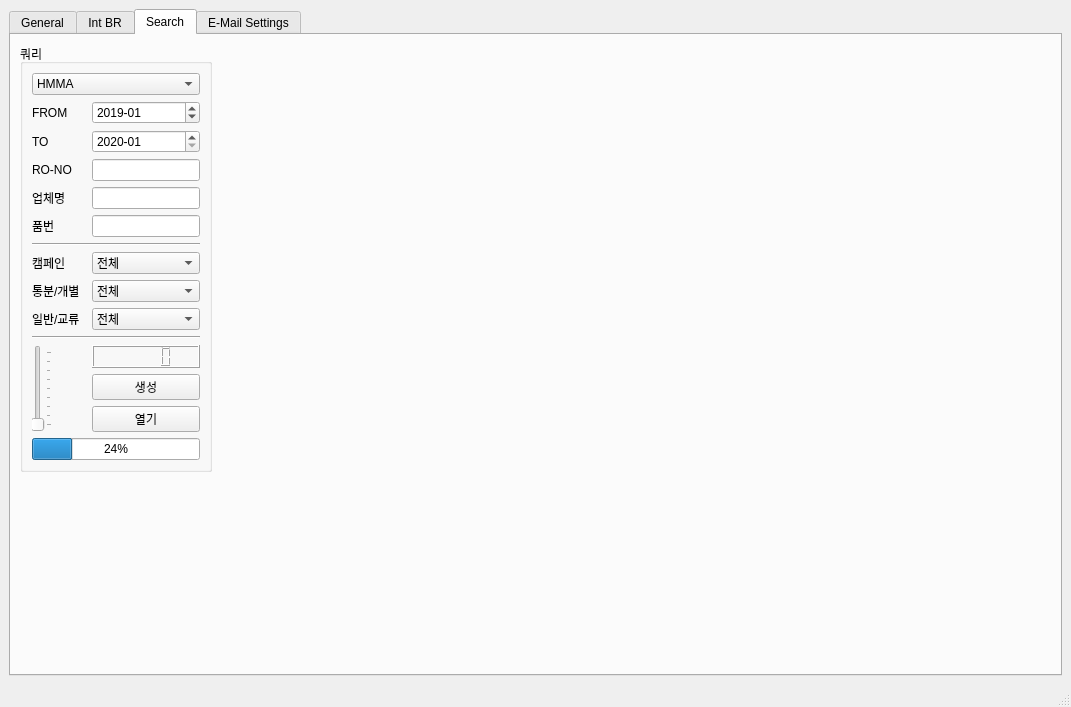
<?xml version="1.0" encoding="UTF-8"?>
<ui version="4.0">
 <class>Consult2</class>
 <widget class="QMainWindow" name="Consult2">
  <property name="geometry">
   <rect>
    <x>0</x>
    <y>0</y>
    <width>1071</width>
    <height>616</height>
   </rect>
  </property>
  <property name="windowTitle">
   <string>Consult2</string>
  </property>
  <widget class="QWidget" name="centralwidget">
   <layout class="QGridLayout" name="gridLayout">
    <item row="0" column="0">
     <widget class="QTabWidget" name="tabWidget">
      <property name="currentIndex">
       <number>2</number>
      </property>
      <widget class="QWidget" name="tab_1">
       <attribute name="title">
        <string>General</string>
       </attribute>
       <layout class="QGridLayout" name="gridLayout_5">
        <item row="0" column="0">
         <widget class="QGroupBox" name="Consult">
          <property name="title">
           <string>품의정보</string>
          </property>
          <layout class="QGridLayout" name="gridLayout_3">
           <item row="6" column="0" colspan="2">
            <widget class="QPushButton" name="consult_folderBtn">
             <property name="text">
              <string>생성폴더열기</string>
             </property>
            </widget>
           </item>
           <item row="1" column="1">
            <widget class="QDateEdit" name="end_m">
             <property name="contextMenuPolicy">
              <enum>Qt::NoContextMenu</enum>
             </property>
             <property name="maximumDate">
              <date>
               <year>2030</year>
               <month>12</month>
               <day>31</day>
              </date>
             </property>
             <property name="minimumDate">
              <date>
               <year>2010</year>
               <month>1</month>
               <day>1</day>
              </date>
             </property>
             <property name="currentSection">
              <enum>QDateTimeEdit::MonthSection</enum>
             </property>
             <property name="displayFormat">
              <string>yyyy-MM</string>
             </property>
             <property name="currentSectionIndex">
              <number>1</number>
             </property>
             <property name="date">
              <date>
               <year>2020</year>
               <month>1</month>
               <day>1</day>
              </date>
             </property>
            </widget>
           </item>
           <item row="0" column="0">
            <widget class="QCheckBox" name="year_checkBX_1">
             <property name="text">
              <string>연도별</string>
             </property>
            </widget>
           </item>
           <item row="5" column="0" colspan="2">
            <widget class="QPushButton" name="email_Btn">
             <property name="text">
              <string>메일보내기</string>
             </property>
            </widget>
           </item>
           <item row="7" column="0" colspan="2">
            <widget class="QPushButton" name="file_Btn">
             <property name="text">
              <string>생성파일열기</string>
             </property>
            </widget>
           </item>
           <item row="1" column="0">
            <widget class="QDateEdit" name="start_m">
             <property name="maximumDate">
              <date>
               <year>2030</year>
               <month>12</month>
               <day>31</day>
              </date>
             </property>
             <property name="minimumDate">
              <date>
               <year>2010</year>
               <month>1</month>
               <day>1</day>
              </date>
             </property>
             <property name="currentSection">
              <enum>QDateTimeEdit::YearSection</enum>
             </property>
             <property name="displayFormat">
              <string>yyyy-MM</string>
             </property>
             <property name="date">
              <date>
               <year>2019</year>
               <month>1</month>
               <day>1</day>
              </date>
             </property>
            </widget>
           </item>
           <item row="4" column="0" colspan="2">
            <widget class="QPushButton" name="consult_confirmBtn">
             <property name="text">
              <string>생성</string>
             </property>
            </widget>
           </item>
           <item row="8" column="0" colspan="2">
            <widget class="QPushButton" name="sourceBtn">
             <property name="text">
              <string>소스폴더열기</string>
             </property>
            </widget>
           </item>
          </layout>
         </widget>
        </item>
        <item row="0" column="1" rowspan="3">
         <widget class="QLabel" name="image">
          <property name="minimumSize">
           <size>
            <width>840</width>
            <height>480</height>
           </size>
          </property>
          <property name="maximumSize">
           <size>
            <width>1000</width>
            <height>1000</height>
           </size>
          </property>
          <property name="styleSheet">
           <string notr="true">background-color: rgb(255, 255, 255);</string>
          </property>
          <property name="frameShape">
           <enum>QFrame::Box</enum>
          </property>
          <property name="text">
           <string/>
          </property>
          <property name="scaledContents">
           <bool>true</bool>
          </property>
         </widget>
        </item>
        <item row="1" column="0">
         <widget class="QGroupBox" name="Objection">
          <property name="title">
           <string>이의제기</string>
          </property>
          <layout class="QGridLayout" name="gridLayout_4">
           <item row="2" column="0" colspan="2">
            <widget class="QPushButton" name="excute_BTN_1">
             <property name="text">
              <string>실행</string>
             </property>
            </widget>
           </item>
           <item row="3" column="0" colspan="2">
            <widget class="QPushButton" name="obj_folderBtn">
             <property name="text">
              <string>폴더열기</string>
             </property>
            </widget>
           </item>
           <item row="5" column="0" colspan="2">
            <widget class="QPushButton" name="GSCM_BTN">
             <property name="text">
              <string>GSCM 열기</string>
             </property>
            </widget>
           </item>
           <item row="4" column="0" colspan="2">
            <widget class="QPushButton" name="obj_fileBtn">
             <property name="text">
              <string>자료열기</string>
             </property>
            </widget>
           </item>
          </layout>
         </widget>
        </item>
        <item row="2" column="0">
         <widget class="QGroupBox" name="DBgen">
          <property name="title">
           <string>DB생성</string>
          </property>
          <layout class="QGridLayout" name="gridLayout_2">
           <item row="0" column="0">
            <widget class="QCheckBox" name="year_checkBX_2">
             <property name="text">
              <string>연도별</string>
             </property>
            </widget>
           </item>
           <item row="2" column="0" colspan="2">
            <widget class="QPushButton" name="DB_CRT_BTN">
             <property name="text">
              <string>생성</string>
             </property>
            </widget>
           </item>
           <item row="1" column="0" colspan="2">
            <widget class="QDateEdit" name="DB_start_m">
             <property name="contextMenuPolicy">
              <enum>Qt::PreventContextMenu</enum>
             </property>
             <property name="dateTime">
              <datetime>
               <hour>0</hour>
               <minute>0</minute>
               <second>0</second>
               <year>2020</year>
               <month>1</month>
               <day>1</day>
              </datetime>
             </property>
             <property name="maximumDate">
              <date>
               <year>2030</year>
               <month>12</month>
               <day>31</day>
              </date>
             </property>
             <property name="minimumDate">
              <date>
               <year>2010</year>
               <month>1</month>
               <day>1</day>
              </date>
             </property>
             <property name="displayFormat">
              <string>yyyy-MM</string>
             </property>
            </widget>
           </item>
           <item row="3" column="0" colspan="2">
            <widget class="QPushButton" name="DB_OPN_BTN">
             <property name="text">
              <string>DB열기</string>
             </property>
            </widget>
           </item>
           <item row="4" column="0" colspan="2">
            <widget class="QPushButton" name="upload_BTN_2">
             <property name="text">
              <string>업로드폴더열기</string>
             </property>
            </widget>
           </item>
          </layout>
         </widget>
        </item>
       </layout>
      </widget>
      <widget class="QWidget" name="tab_2">
       <attribute name="title">
        <string>Int BR</string>
       </attribute>
       <layout class="QGridLayout" name="gridLayout_8">
        <item row="0" column="0">
         <widget class="QGroupBox" name="IntBR">
          <property name="title">
           <string>통합분담율</string>
          </property>
          <layout class="QGridLayout" name="gridLayout_6">
           <item row="3" column="2">
            <widget class="QLineEdit" name="lineEdit_exc"/>
           </item>
           <item row="0" column="0" colspan="3">
            <widget class="QComboBox" name="comboBox">
             <item>
              <property name="text">
               <string>HMMA</string>
              </property>
             </item>
             <item>
              <property name="text">
               <string>KMMG</string>
              </property>
             </item>
             <item>
              <property name="text">
               <string>KMS</string>
              </property>
             </item>
             <item>
              <property name="text">
               <string>HMMC</string>
              </property>
             </item>
             <item>
              <property name="text">
               <string>HMMR</string>
              </property>
             </item>
             <item>
              <property name="text">
               <string>HMB</string>
              </property>
             </item>
             <item>
              <property name="text">
               <string>KMM</string>
              </property>
             </item>
             <item>
              <property name="text">
               <string>HAOS</string>
              </property>
             </item>
             <item>
              <property name="text">
               <string>HMI</string>
              </property>
             </item>
             <item>
              <property name="text">
               <string>KMI</string>
              </property>
             </item>
             <item>
              <property name="text">
               <string>CHMC</string>
              </property>
             </item>
             <item>
              <property name="text">
               <string>YOUNGSAN</string>
              </property>
             </item>
            </widget>
           </item>
           <item row="1" column="2">
            <widget class="QDateEdit" name="end_m_2">
             <property name="contextMenuPolicy">
              <enum>Qt::NoContextMenu</enum>
             </property>
             <property name="maximumDate">
              <date>
               <year>2030</year>
               <month>12</month>
               <day>31</day>
              </date>
             </property>
             <property name="minimumDate">
              <date>
               <year>2010</year>
               <month>1</month>
               <day>1</day>
              </date>
             </property>
             <property name="currentSection">
              <enum>QDateTimeEdit::MonthSection</enum>
             </property>
             <property name="displayFormat">
              <string>yyyy-MM</string>
             </property>
             <property name="currentSectionIndex">
              <number>1</number>
             </property>
             <property name="date">
              <date>
               <year>2020</year>
               <month>1</month>
               <day>1</day>
              </date>
             </property>
            </widget>
           </item>
           <item row="6" column="0" colspan="3">
            <widget class="QPushButton" name="test_btn">
             <property name="text">
              <string>테스트</string>
             </property>
            </widget>
           </item>
           <item row="8" column="0" colspan="3">
            <widget class="QPushButton" name="br_filebtn">
             <property name="text">
              <string>생성파일열기</string>
             </property>
            </widget>
           </item>
           <item row="7" column="0" colspan="3">
            <widget class="QPushButton" name="br_foldbtn">
             <property name="text">
              <string>생성폴더열기</string>
             </property>
            </widget>
           </item>
           <item row="5" column="0" colspan="3">
            <widget class="QPushButton" name="calculate_btn">
             <property name="text">
              <string>계산</string>
             </property>
            </widget>
           </item>
           <item row="9" column="0" colspan="3">
            <widget class="QPushButton" name="br_emailbtn">
             <property name="text">
              <string>메일보내기</string>
             </property>
            </widget>
           </item>
           <item row="2" column="2">
            <widget class="QLineEdit" name="lineEdit_gen"/>
           </item>
           <item row="2" column="0">
            <widget class="QLabel" name="label_gen">
             <property name="text">
              <string>일반분담율</string>
             </property>
            </widget>
           </item>
           <item row="3" column="0">
            <widget class="QLabel" name="label_exc">
             <property name="text">
              <string>교류분담율</string>
             </property>
            </widget>
           </item>
           <item row="1" column="0" colspan="2">
            <widget class="QDateEdit" name="start_m_2">
             <property name="maximumDate">
              <date>
               <year>2030</year>
               <month>12</month>
               <day>31</day>
              </date>
             </property>
             <property name="minimumDate">
              <date>
               <year>2010</year>
               <month>1</month>
               <day>1</day>
              </date>
             </property>
             <property name="currentSection">
              <enum>QDateTimeEdit::YearSection</enum>
             </property>
             <property name="displayFormat">
              <string>yyyy-MM</string>
             </property>
             <property name="date">
              <date>
               <year>2019</year>
               <month>1</month>
               <day>1</day>
              </date>
             </property>
            </widget>
           </item>
          </layout>
         </widget>
        </item>
        <item row="1" column="0">
         <widget class="QGroupBox" name="IntBR_raw">
          <property name="title">
           <string>로우데이터 생성</string>
          </property>
          <layout class="QGridLayout" name="gridLayout_9">
           <item row="2" column="1">
            <widget class="QComboBox" name="comboBox_gen_exc">
             <item>
              <property name="text">
               <string>전체</string>
              </property>
             </item>
             <item>
              <property name="text">
               <string>일반</string>
              </property>
             </item>
             <item>
              <property name="text">
               <string>교류</string>
              </property>
             </item>
            </widget>
           </item>
           <item row="1" column="1">
            <widget class="QDateEdit" name="end_m_3">
             <property name="contextMenuPolicy">
              <enum>Qt::NoContextMenu</enum>
             </property>
             <property name="maximumDate">
              <date>
               <year>2030</year>
               <month>12</month>
               <day>31</day>
              </date>
             </property>
             <property name="minimumDate">
              <date>
               <year>2010</year>
               <month>1</month>
               <day>1</day>
              </date>
             </property>
             <property name="currentSection">
              <enum>QDateTimeEdit::MonthSection</enum>
             </property>
             <property name="displayFormat">
              <string>yyyy-MM</string>
             </property>
             <property name="currentSectionIndex">
              <number>1</number>
             </property>
             <property name="date">
              <date>
               <year>2020</year>
               <month>1</month>
               <day>1</day>
              </date>
             </property>
            </widget>
           </item>
           <item row="6" column="0" colspan="2">
            <widget class="QPushButton" name="br_rawbtn">
             <property name="text">
              <string>생성</string>
             </property>
            </widget>
           </item>
           <item row="3" column="1">
            <widget class="QComboBox" name="comboBox_cc">
             <item>
              <property name="text">
               <string>전체</string>
              </property>
             </item>
             <item>
              <property name="text">
               <string>켐페인제외</string>
              </property>
             </item>
            </widget>
           </item>
           <item row="8" column="0" colspan="2">
            <widget class="QPushButton" name="br_rawfoldbtn">
             <property name="text">
              <string>생성폴더열기</string>
             </property>
            </widget>
           </item>
           <item row="1" column="0">
            <widget class="QDateEdit" name="start_m_3">
             <property name="maximumDate">
              <date>
               <year>2030</year>
               <month>12</month>
               <day>31</day>
              </date>
             </property>
             <property name="minimumDate">
              <date>
               <year>2010</year>
               <month>1</month>
               <day>1</day>
              </date>
             </property>
             <property name="currentSection">
              <enum>QDateTimeEdit::YearSection</enum>
             </property>
             <property name="displayFormat">
              <string>yyyy-MM</string>
             </property>
             <property name="date">
              <date>
               <year>2019</year>
               <month>1</month>
               <day>1</day>
              </date>
             </property>
            </widget>
           </item>
           <item row="3" column="0">
            <widget class="QLabel" name="label_exc_2">
             <property name="text">
              <string>캠페인</string>
             </property>
            </widget>
           </item>
           <item row="0" column="0" colspan="2">
            <widget class="QComboBox" name="comboBox_2">
             <item>
              <property name="text">
               <string>HMMA</string>
              </property>
             </item>
             <item>
              <property name="text">
               <string>KMMG</string>
              </property>
             </item>
             <item>
              <property name="text">
               <string>KMS</string>
              </property>
             </item>
             <item>
              <property name="text">
               <string>HMMC</string>
              </property>
             </item>
             <item>
              <property name="text">
               <string>HMMR</string>
              </property>
             </item>
             <item>
              <property name="text">
               <string>HMB</string>
              </property>
             </item>
             <item>
              <property name="text">
               <string>KMM</string>
              </property>
             </item>
             <item>
              <property name="text">
               <string>HAOS</string>
              </property>
             </item>
             <item>
              <property name="text">
               <string>HMI</string>
              </property>
             </item>
             <item>
              <property name="text">
               <string>KMI</string>
              </property>
             </item>
             <item>
              <property name="text">
               <string>CHMC</string>
              </property>
             </item>
             <item>
              <property name="text">
               <string>YOUNGSAN</string>
              </property>
             </item>
            </widget>
           </item>
           <item row="4" column="0">
            <widget class="QLabel" name="label_gen_3">
             <property name="text">
              <string>통분/개별</string>
             </property>
            </widget>
           </item>
           <item row="2" column="0">
            <widget class="QLabel" name="label_gen_exc">
             <property name="text">
              <string>일반/교류</string>
             </property>
            </widget>
           </item>
           <item row="4" column="1">
            <widget class="QComboBox" name="comboBox_int_spe">
             <item>
              <property name="text">
               <string>전체</string>
              </property>
             </item>
             <item>
              <property name="text">
               <string>통분</string>
              </property>
             </item>
             <item>
              <property name="text">
               <string>개별</string>
              </property>
             </item>
            </widget>
           </item>
          </layout>
         </widget>
        </item>
        <item row="0" column="1" rowspan="2">
         <widget class="QLabel" name="image_2">
          <property name="minimumSize">
           <size>
            <width>840</width>
            <height>480</height>
           </size>
          </property>
          <property name="maximumSize">
           <size>
            <width>1000</width>
            <height>1000</height>
           </size>
          </property>
          <property name="styleSheet">
           <string notr="true">background-color: rgb(255, 255, 255);</string>
          </property>
          <property name="frameShape">
           <enum>QFrame::Box</enum>
          </property>
          <property name="text">
           <string/>
          </property>
          <property name="scaledContents">
           <bool>true</bool>
          </property>
         </widget>
        </item>
       </layout>
      </widget>
      <widget class="QWidget" name="tab_4">
       <attribute name="title">
        <string>Search</string>
       </attribute>
       <layout class="QFormLayout" name="formLayout_2">
        <item row="0" column="0">
         <widget class="QGroupBox" name="search">
          <property name="title">
           <string>쿼리</string>
          </property>
          <layout class="QGridLayout" name="gridLayout_10">
           <item row="4" column="2">
            <widget class="QLineEdit" name="vendor_name"/>
           </item>
           <item row="1" column="2">
            <widget class="QDateEdit" name="start_m_4">
             <property name="acceptDrops">
              <bool>false</bool>
             </property>
             <property name="inputMethodHints">
              <set>Qt::ImhDate|Qt::ImhPreferNumbers</set>
             </property>
             <property name="wrapping">
              <bool>false</bool>
             </property>
             <property name="accelerated">
              <bool>true</bool>
             </property>
             <property name="maximumDate">
              <date>
               <year>2030</year>
               <month>12</month>
               <day>31</day>
              </date>
             </property>
             <property name="minimumDate">
              <date>
               <year>2010</year>
               <month>1</month>
               <day>1</day>
              </date>
             </property>
             <property name="currentSection">
              <enum>QDateTimeEdit::YearSection</enum>
             </property>
             <property name="displayFormat">
              <string>yyyy-MM</string>
             </property>
             <property name="date">
              <date>
               <year>2019</year>
               <month>1</month>
               <day>1</day>
              </date>
             </property>
            </widget>
           </item>
           <item row="3" column="0">
            <widget class="QLabel" name="label_gen_exc_2">
             <property name="text">
              <string>RO-NO</string>
             </property>
            </widget>
           </item>
           <item row="7" column="0">
            <widget class="QLabel" name="label_exc_7">
             <property name="text">
              <string>캠페인</string>
             </property>
            </widget>
           </item>
           <item row="10" column="2">
            <widget class="QComboBox" name="comboBox_gen_exc_2">
             <item>
              <property name="text">
               <string>전체</string>
              </property>
             </item>
             <item>
              <property name="text">
               <string>일반</string>
              </property>
             </item>
             <item>
              <property name="text">
               <string>교류</string>
              </property>
             </item>
            </widget>
           </item>
           <item row="11" column="0" colspan="3">
            <widget class="Line" name="line_2">
             <property name="orientation">
              <enum>Qt::Horizontal</enum>
             </property>
            </widget>
           </item>
           <item row="5" column="2">
            <widget class="QLineEdit" name="part_num"/>
           </item>
           <item row="0" column="0" colspan="3">
            <widget class="QComboBox" name="comboBox_3">
             <item>
              <property name="text">
               <string>HMMA</string>
              </property>
             </item>
             <item>
              <property name="text">
               <string>KMMG</string>
              </property>
             </item>
             <item>
              <property name="text">
               <string>KMS</string>
              </property>
             </item>
             <item>
              <property name="text">
               <string>HMMC</string>
              </property>
             </item>
             <item>
              <property name="text">
               <string>HMMR</string>
              </property>
             </item>
             <item>
              <property name="text">
               <string>HMB</string>
              </property>
             </item>
             <item>
              <property name="text">
               <string>KMM</string>
              </property>
             </item>
             <item>
              <property name="text">
               <string>HAOS</string>
              </property>
             </item>
             <item>
              <property name="text">
               <string>HMI</string>
              </property>
             </item>
             <item>
              <property name="text">
               <string>KMI</string>
              </property>
             </item>
             <item>
              <property name="text">
               <string>CHMC</string>
              </property>
             </item>
             <item>
              <property name="text">
               <string>YOUNGSAN</string>
              </property>
             </item>
            </widget>
           </item>
           <item row="8" column="2">
            <widget class="QComboBox" name="comboBox_int_spe_2">
             <item>
              <property name="text">
               <string>전체</string>
              </property>
             </item>
             <item>
              <property name="text">
               <string>통분</string>
              </property>
             </item>
             <item>
              <property name="text">
               <string>개별</string>
              </property>
             </item>
            </widget>
           </item>
           <item row="12" column="0" rowspan="3">
            <widget class="QSlider" name="verticalSlider">
             <property name="minimum">
              <number>2000</number>
             </property>
             <property name="maximum">
              <number>10000</number>
             </property>
             <property name="orientation">
              <enum>Qt::Vertical</enum>
             </property>
             <property name="invertedControls">
              <bool>false</bool>
             </property>
             <property name="tickPosition">
              <enum>QSlider::TicksBelow</enum>
             </property>
             <property name="tickInterval">
              <number>1000</number>
             </property>
            </widget>
           </item>
           <item row="16" column="0" colspan="3">
            <widget class="QProgressBar" name="progressBar">
             <property name="value">
              <number>24</number>
             </property>
            </widget>
           </item>
           <item row="8" column="0">
            <widget class="QLabel" name="label_gen_6">
             <property name="text">
              <string>통분/개별</string>
             </property>
            </widget>
           </item>
           <item row="10" column="0">
            <widget class="QLabel" name="label_gen_exc_15">
             <property name="text">
              <string>일반/교류</string>
             </property>
            </widget>
           </item>
           <item row="14" column="2">
            <widget class="QPushButton" name="pushButton">
             <property name="text">
              <string>열기</string>
             </property>
            </widget>
           </item>
           <item row="1" column="0">
            <widget class="QLabel" name="label_gen_exc_5">
             <property name="text">
              <string>FROM</string>
             </property>
            </widget>
           </item>
           <item row="13" column="2">
            <widget class="QPushButton" name="pushButton_2">
             <property name="text">
              <string>생성</string>
             </property>
            </widget>
           </item>
           <item row="7" column="2">
            <widget class="QComboBox" name="comboBox_cc_2">
             <item>
              <property name="text">
               <string>전체</string>
              </property>
             </item>
             <item>
              <property name="text">
               <string>켐페인제외</string>
              </property>
             </item>
            </widget>
           </item>
           <item row="4" column="0">
            <widget class="QLabel" name="label_exc_3">
             <property name="text">
              <string>업체명</string>
             </property>
            </widget>
           </item>
           <item row="2" column="0">
            <widget class="QLabel" name="label_gen_exc_4">
             <property name="text">
              <string>TO</string>
             </property>
            </widget>
           </item>
           <item row="3" column="2">
            <widget class="QLineEdit" name="ro_no"/>
           </item>
           <item row="6" column="0" colspan="3">
            <widget class="Line" name="line">
             <property name="orientation">
              <enum>Qt::Horizontal</enum>
             </property>
            </widget>
           </item>
           <item row="2" column="2">
            <widget class="QDateEdit" name="end_m_4">
             <property name="contextMenuPolicy">
              <enum>Qt::NoContextMenu</enum>
             </property>
             <property name="maximumDate">
              <date>
               <year>2030</year>
               <month>12</month>
               <day>31</day>
              </date>
             </property>
             <property name="minimumDate">
              <date>
               <year>2010</year>
               <month>1</month>
               <day>1</day>
              </date>
             </property>
             <property name="currentSection">
              <enum>QDateTimeEdit::MonthSection</enum>
             </property>
             <property name="displayFormat">
              <string>yyyy-MM</string>
             </property>
             <property name="currentSectionIndex">
              <number>1</number>
             </property>
             <property name="date">
              <date>
               <year>2020</year>
               <month>1</month>
               <day>1</day>
              </date>
             </property>
            </widget>
           </item>
           <item row="5" column="0">
            <widget class="QLabel" name="label_gen_exc_3">
             <property name="text">
              <string>품번</string>
             </property>
            </widget>
           </item>
           <item row="12" column="2">
            <widget class="QLCDNumber" name="lcdNumber"/>
           </item>
          </layout>
         </widget>
        </item>
       </layout>
      </widget>
      <widget class="QWidget" name="tab_3">
       <attribute name="title">
        <string>E-Mail Settings</string>
       </attribute>
       <layout class="QGridLayout" name="gridLayout_7">
        <item row="0" column="1">
         <widget class="QGroupBox" name="mail_option">
          <property name="title">
           <string>메일 설정</string>
          </property>
          <layout class="QFormLayout" name="formLayout">
           <item row="1" column="0">
            <widget class="QLabel" name="label_to">
             <property name="text">
              <string>To</string>
             </property>
            </widget>
           </item>
           <item row="1" column="1">
            <widget class="QLineEdit" name="lineEdit_to">
             <property name="enabled">
              <bool>false</bool>
             </property>
            </widget>
           </item>
           <item row="2" column="0">
            <widget class="QLabel" name="label_cc">
             <property name="text">
              <string>Cc</string>
             </property>
            </widget>
           </item>
           <item row="2" column="1">
            <widget class="QLineEdit" name="lineEdit_cc">
             <property name="enabled">
              <bool>false</bool>
             </property>
            </widget>
           </item>
           <item row="0" column="0">
            <widget class="QCheckBox" name="mail_disable">
             <property name="text">
              <string>메일 송부 비활성화</string>
             </property>
             <property name="checked">
              <bool>true</bool>
             </property>
            </widget>
           </item>
           <item row="3" column="0" colspan="2">
            <spacer name="verticalSpacer_2">
             <property name="orientation">
              <enum>Qt::Vertical</enum>
             </property>
             <property name="sizeHint" stdset="0">
              <size>
               <width>20</width>
               <height>40</height>
              </size>
             </property>
            </spacer>
           </item>
          </layout>
         </widget>
        </item>
        <item row="1" column="1">
         <spacer name="verticalSpacer">
          <property name="orientation">
           <enum>Qt::Vertical</enum>
          </property>
          <property name="sizeHint" stdset="0">
           <size>
            <width>20</width>
            <height>40</height>
           </size>
          </property>
         </spacer>
        </item>
       </layout>
      </widget>
     </widget>
    </item>
    <item row="0" column="1">
     <spacer name="horizontalSpacer_2">
      <property name="orientation">
       <enum>Qt::Horizontal</enum>
      </property>
      <property name="sizeHint" stdset="0">
       <size>
        <width>40</width>
        <height>20</height>
       </size>
      </property>
     </spacer>
    </item>
   </layout>
  </widget>
  <widget class="QStatusBar" name="statusbar"/>
 </widget>
 <resources/>
 <connections/>
</ui>
